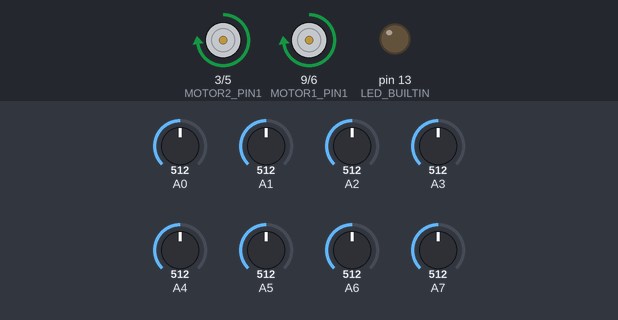
This sketch was run on a simulated Arduino Nano, built with avr-gcc and run on an emulated ATmega328P. On the bench: motor-driver pin pairs drawn as motors (green arrow = first pin HIGH = forward, orange = second pin HIGH = backward, longer = more drive), output pins drawn as LEDs (lit = HIGH). Inputs (shaded band) come from the test bench; at power-on: A0 = 512, A7 = 512, A6 = 512, A1 = 512, A2 = 512, A3 = 512, A4 = 512, A5 = 512.

Above: at 7.9 s.
8.0 s: A0 set to 716
At 8.6 s:
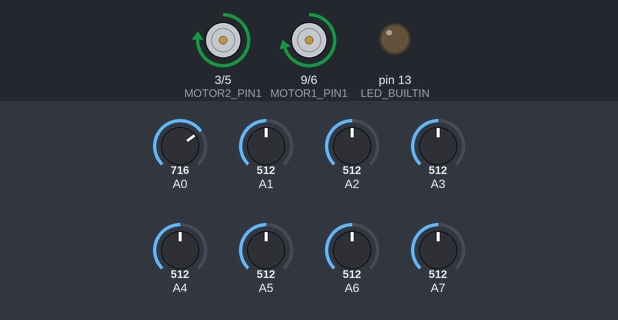
9.5 s: A7 set to 716
At 10.7 s:
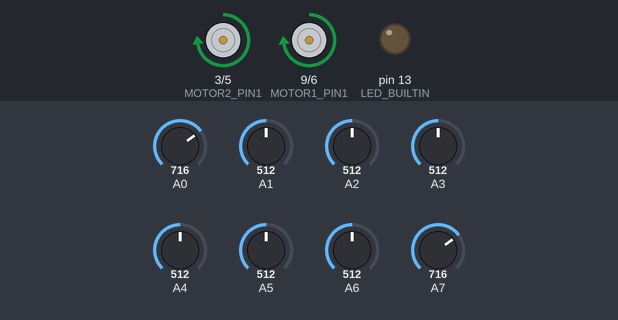
11.0 s: A6 set to 30
At 12.0 s:
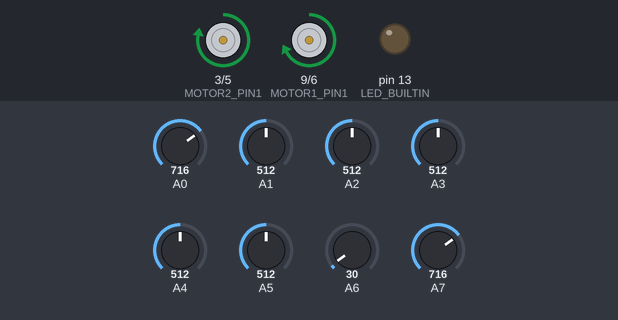
12.5 s: A0 set to 245
At 13.3 s:
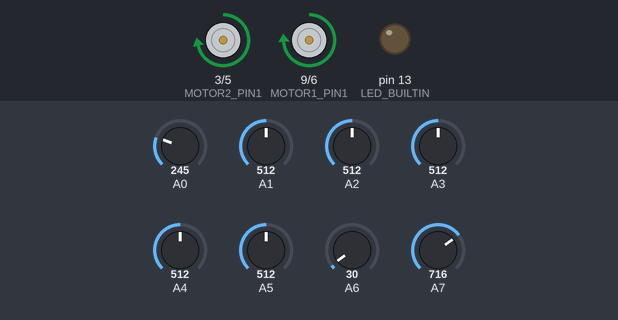
14.0 s: A7 set to 30
At 15.2 s:
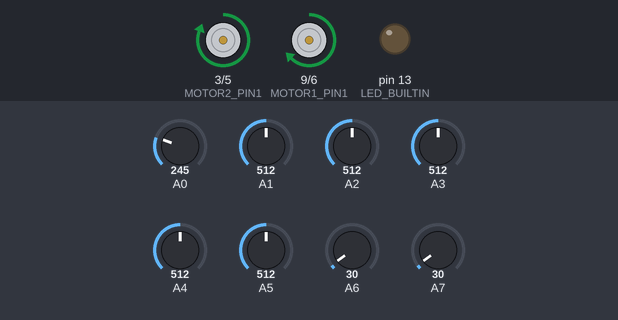
15.5 s: A7 set to 992
At 16.6 s:
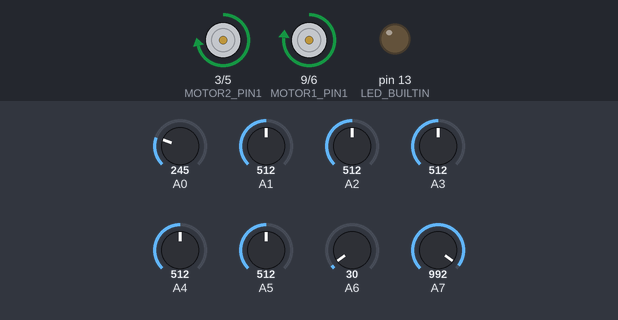
Timing chart, 0 to 18.0 s (numbered marks = the images above; inputs shaded):
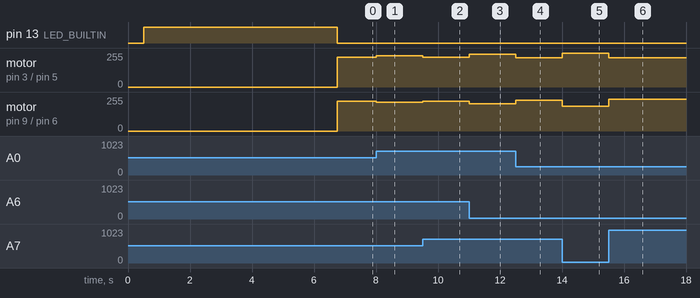

The sketch:

Line_follower_code.ino
```cpp
#include <QTRSensors.h>
QTRSensors qtr;

const uint8_t SensorCount = 8;
uint16_t sensorValues[SensorCount];
int MOTOR2_PIN1 = 3;
int MOTOR2_PIN2 = 5;
int MOTOR1_PIN1 = 9;
int MOTOR1_PIN2 = 6;
int vitezaMS;
int vitezaMD;

int viteza_croaziera=225;      // se creste pana la maxim 255;
int poz_ref=35;                //Poz ref a sens fata de linie and shit tm (Offset left right 35-center)
int Kp=5;                      //se poate modifica  (acceleratie) valoare prea mare duce la instabilitate
int Kd=20;                     //se poate modifica   (frana/redresare) valoare prea mare duce la instabilitate
int eroare = 0;
int eroare_ant = 0;
int derivativ = 0;
int comanda;

void setup()
{

  pinMode(MOTOR1_PIN1, OUTPUT);
  pinMode(MOTOR1_PIN2, OUTPUT);
  pinMode(MOTOR2_PIN1, OUTPUT);
  pinMode(MOTOR2_PIN2, OUTPUT);

  // configure the sensors

  qtr.setTypeAnalog();
  qtr.setSensorPins((const uint8_t[]){A0, A1, A2, A3, A4, A5, A6, A7}, SensorCount);
  qtr.setEmitterPin(2);

  delay(500);

  Calibration(250);
}

void loop() {
    uint16_t position = qtr.readLineBlack(sensorValues)/100;

    eroare=poz_ref-position;
    derivativ=eroare-eroare_ant;
    comanda=Kp*eroare+Kd*derivativ;

    vitezaMS=viteza_croaziera-comanda;
    vitezaMD=viteza_croaziera+comanda;

    vitezaMS = (vitezaMS > 255) ? 255 : ((vitezaMS < -255) ? -255 : vitezaMS);
    vitezaMD = (vitezaMD > 255) ? 255 : ((vitezaMD < -255) ? -255 : vitezaMD);

    go(vitezaMS,vitezaMD);
    eroare_ant=eroare;
}

//Function go should be improved in later versions when I get to it tm.

void go(int speedLeft, int speedRight) {
  if (speedLeft > 0) {
    analogWrite(MOTOR1_PIN1, speedLeft);
    analogWrite(MOTOR1_PIN2, 0);
  }
  else {
    analogWrite(MOTOR1_PIN1, 0);
    analogWrite(MOTOR1_PIN2, -speedLeft);
  }

  if (speedRight > 0) {
    analogWrite(MOTOR2_PIN1, speedRight);
    analogWrite(MOTOR2_PIN2, 0);
  }else {
    analogWrite(MOTOR2_PIN1, 0);
    analogWrite(MOTOR2_PIN2, -speedRight);
  }
}

void Calibration(int passes) {

  pinMode(LED_BUILTIN, OUTPUT);
  digitalWrite(LED_BUILTIN, HIGH); // Cal. On LED

  for (uint16_t i = 0; i < passes; i++)
  {
    qtr.calibrate();
  }

  digitalWrite(LED_BUILTIN, LOW); // Cal. Off LED

}
```

Measured:
- after the input at 8.0 s, motor on pin 3 (MOTOR2_PIN1) / pin 5 (MOTOR2_PIN2): forward 225/255 → forward 235/255 at once; motor on pin 9 (MOTOR1_PIN1) / pin 6 (MOTOR1_PIN2): forward 225/255 → forward 215/255 at once
- after the input at 9.5 s, motor on pin 3 (MOTOR2_PIN1) / pin 5 (MOTOR2_PIN2): forward 235/255 → forward 225/255 at once; motor on pin 9 (MOTOR1_PIN1) / pin 6 (MOTOR1_PIN2): forward 215/255 → forward 225/255 at once
- after the input at 11.0 s, motor on pin 3 (MOTOR2_PIN1) / pin 5 (MOTOR2_PIN2): forward 225/255 → forward 245/255 at once; motor on pin 9 (MOTOR1_PIN1) / pin 6 (MOTOR1_PIN2): forward 225/255 → forward 205/255 at once
- after the input at 12.5 s, motor on pin 3 (MOTOR2_PIN1) / pin 5 (MOTOR2_PIN2): forward 245/255 → forward 220/255 at once; motor on pin 9 (MOTOR1_PIN1) / pin 6 (MOTOR1_PIN2): forward 205/255 → forward 230/255 at once
- after the input at 14.0 s, motor on pin 3 (MOTOR2_PIN1) / pin 5 (MOTOR2_PIN2): forward 220/255 → forward 255/255 at once; motor on pin 9 (MOTOR1_PIN1) / pin 6 (MOTOR1_PIN2): forward 230/255 → forward 185/255 at once
- after the input at 15.5 s, motor on pin 3 (MOTOR2_PIN1) / pin 5 (MOTOR2_PIN2): forward 255/255 → forward 220/255 at once; motor on pin 9 (MOTOR1_PIN1) / pin 6 (MOTOR1_PIN2): forward 185/255 → forward 240/255 at once
